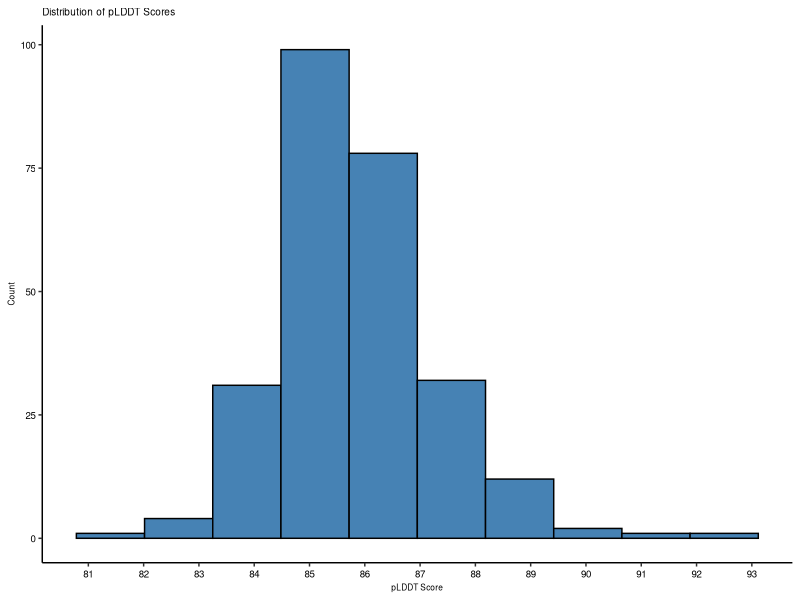
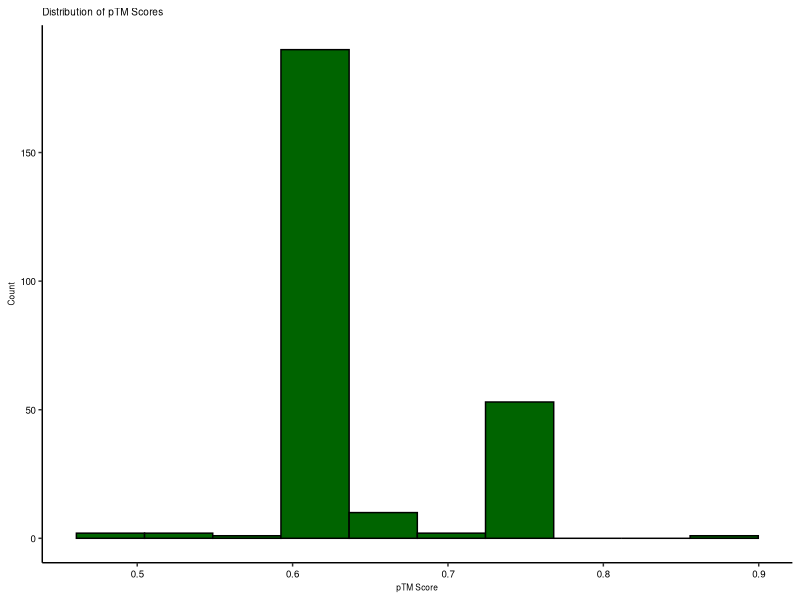
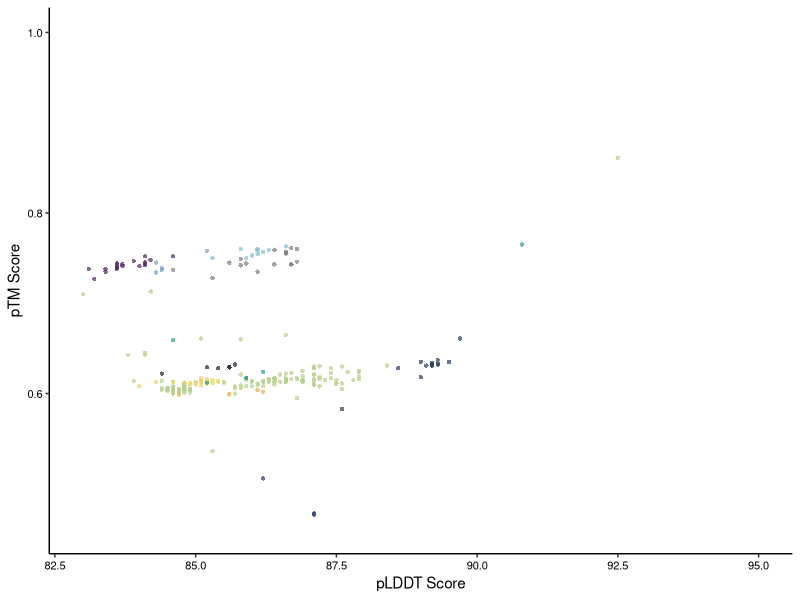

These figures' R source, in order:
#-----------------------------------------------------------------------------------------------
# Author: Danielle M. Stevens
# Last Updated: 07/06/2020
# Script Purpose: 
# Inputs: 
# Outputs: 
#-----------------------------------------------------------------------------------------------

######################################################################
#  libraries to load
######################################################################

#load packages
library(readr)
library(tidyverse)
library(ggplot2)

# color code for genera of interest
epitope_colors <- c("#b35c46","#e2b048","#ebd56d","#b9d090","#37a170","#86c0ce","#7d9fc6", "#2a3c64", "#542a64", "#232232")
names(epitope_colors) <- c("crip21","csp22","elf18","flg22","flgII-28","In11","nlp", "pep-25", "pg", "scoop")

receptor_colors <- c("#b35c46","#e2b048","#ebd56d","#b9d090","#37a170","#86c0ce","#7d9fc6", "#2a3c64", "#542a64", "#232232")
names(receptor_colors) <- c("CuRe1","CORE","EFR","FLS2","FLS3","INR","RLP23", "PERU", "RLP42", "MIK2")

# load alphafold scores
alphafold_scores <- read_table("./04_Preprocessing_results/alphafold_scores.txt", col_names = TRUE)
colnames(alphafold_scores) <- c("Receptor", "Best_Model", "pLDDT", "pTM")
#summary(alphafold_scores)

######################################################################
#  plots of alphafold scores before processing in LRR-Annotation
######################################################################

# Histogram of pLDDT scores
pLDDT_plot <- ggplot(alphafold_scores, aes(x = pLDDT)) +
            geom_histogram(bins = 10, fill = "steelblue", color = "black") +
            labs(title = "Distribution of pLDDT Scores",x = "pLDDT Score", y = "Count") +
            theme_classic() +
            theme(axis.text.x = element_text(size = 7, color = "black"),
                    axis.text.y = element_text(size = 7, color = "black"),
                    title = element_text(size = 6)) +
            scale_x_continuous(breaks = 80:100)

ggsave(filename = "./04_Preprocessing_results/pLDDT_plot.pdf", plot = pLDDT_plot, device = "pdf", dpi = 300, width = 2.5, height = 2)


# Histogram of pTM scores
pTM_plot <- ggplot(alphafold_scores, aes(x = pTM)) +
            geom_histogram(bins = 10, fill = "darkgreen", color = "black") +
    labs(title = "Distribution of pTM Scores", x = "pTM Score", y = "Count") +
    theme_classic() +
    theme(axis.text.x = element_text(size = 7, color = "black"),
        axis.text.y = element_text(size = 7, color = "black"),
        title = element_text(size = 6)) 
    scale_x_continuous(breaks = 0.45:1.00)

ggsave(filename = "./04_Preprocessing_results/pTM_plot.pdf", plot = pTM_plot, device = "pdf", dpi = 300, width = 2.5, height = 2)


# Scatter plot of pLDDT vs pTM
alphafold_scores$Protein_Family <- str_extract(alphafold_scores$Receptor, "(?<=_)[^_]+$")
pLDDT_pTM_scatter<- ggplot(alphafold_scores, aes(x = pLDDT, y = pTM, color = Protein_Family)) +
  geom_point(stroke = NA, alpha = 0.7) +
  labs( x = "pLDDT Score", y = "pTM Score") +
  scale_color_manual(values = receptor_colors) +
  theme_classic() +
  theme(axis.text.x = element_text(size = 8, color = "black"),
        axis.text.y = element_text(size = 8, color = "black"),
        legend.position = "none") +
    xlim(83, 95) +
    ylim(0.45, 1.00) 

ggsave(filename = "./04_Preprocessing_results/pLDDT_pTM_scatter.pdf", plot = pLDDT_pTM_scatter, device = "pdf", dpi = 300, width = 2.5, height = 2)

